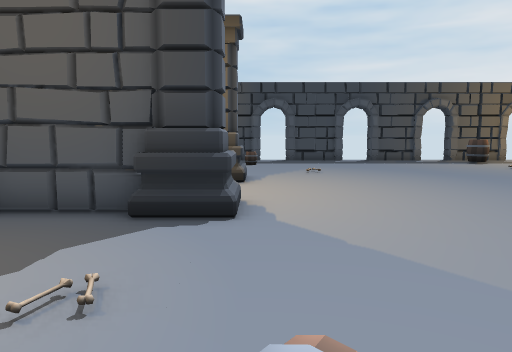
View 1 (above)

18 first-person views from a walk through a scene from a Unity 3-D project. The camera is 1.3 m above the floor, tilts 6° down and sees 70° across. The floor is counted in squares, 1 m on a side. Each view is taken from the middle of a square. On the plan, view 1 faces up. The plan holds only what a view shows up to about 15 squares ahead; the rest is blank. The place goes on beyond the plan. The player is left out. Some animated figures are left out. Door leaves are left out, so doorways stand open.

View 2
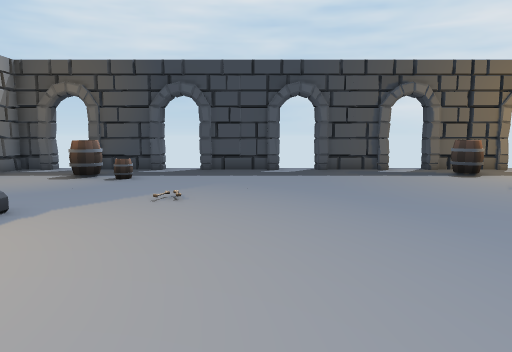

View 3
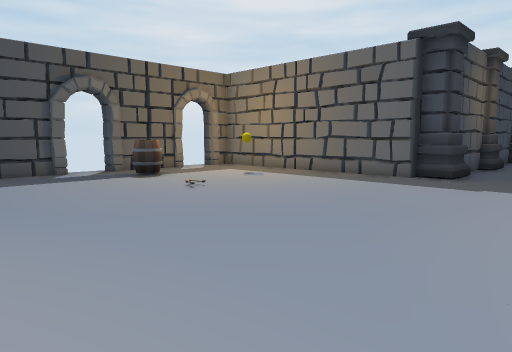

View 4
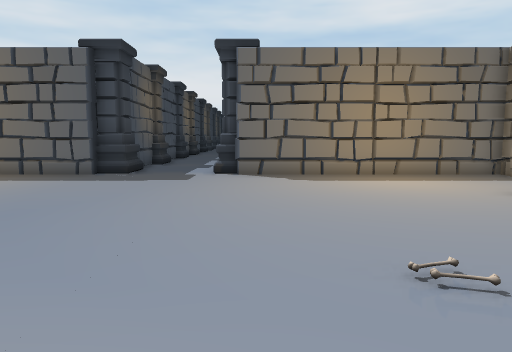

View 5
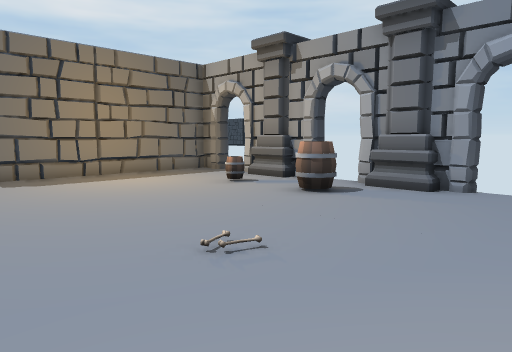

View 6
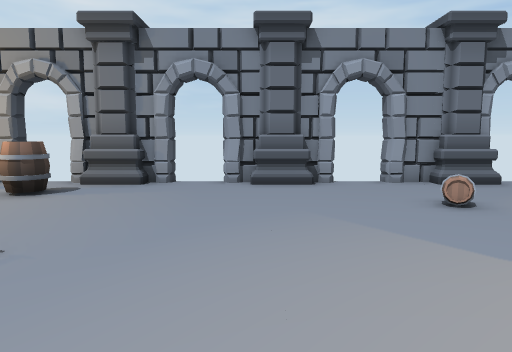

View 7
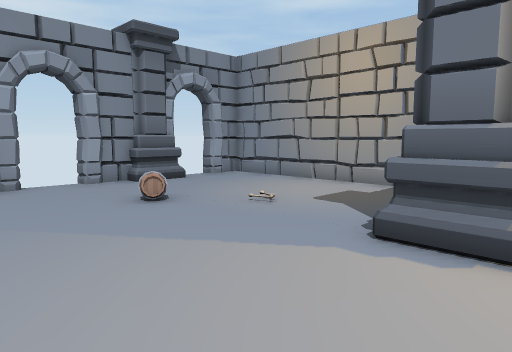

View 8
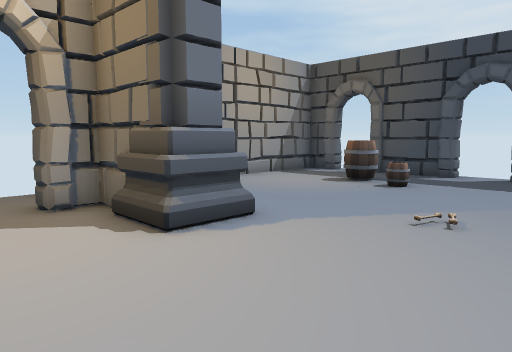

View 9
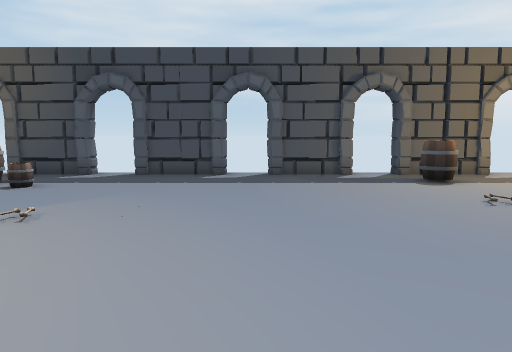

View 10
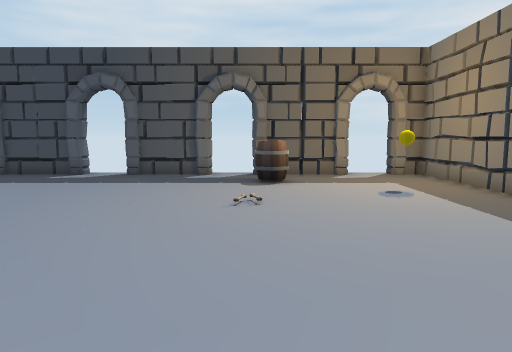

View 11
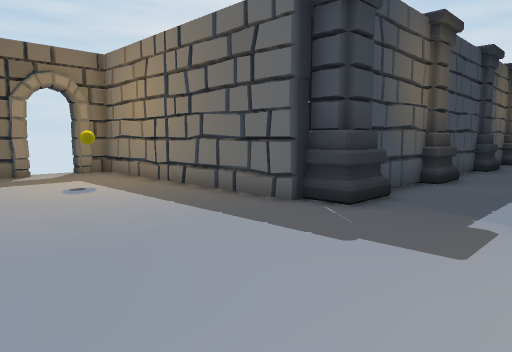

View 12
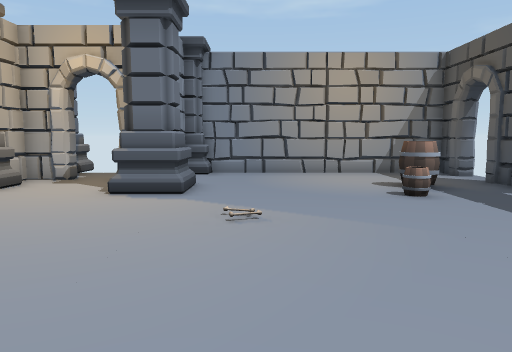

View 13
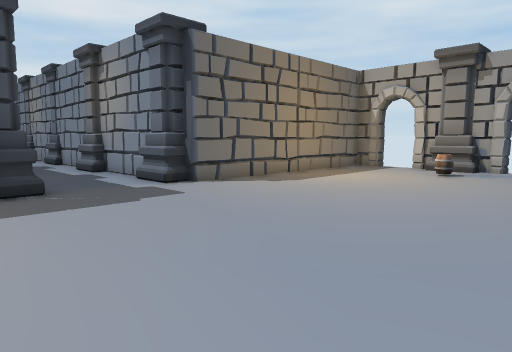

View 14
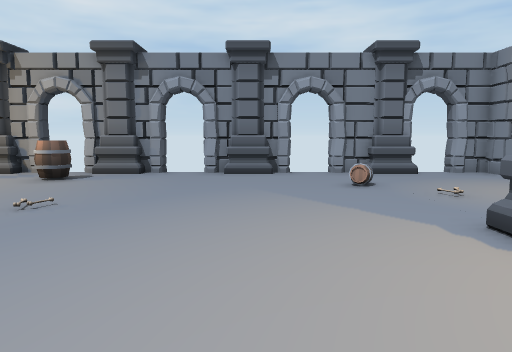

View 15
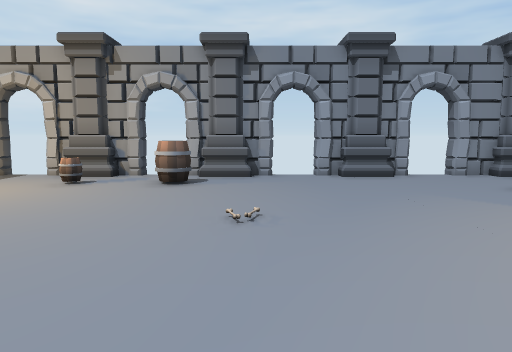

View 16
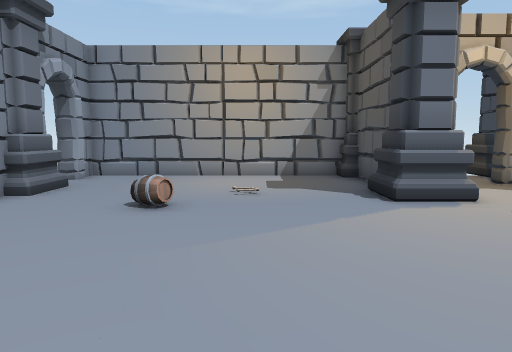

View 17
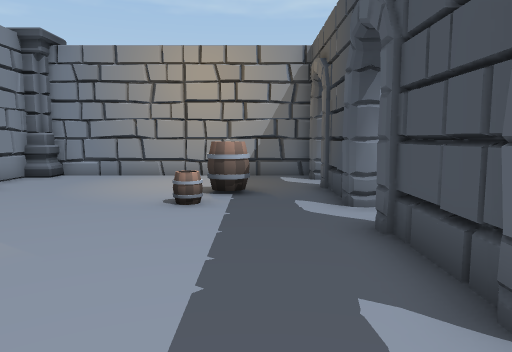

View 18
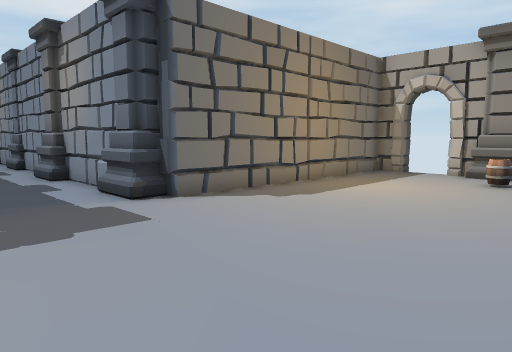

### Floor plan
Points are (right, up) in squares from view 1. A wall is a line through its corners. A room is listed if a view was taken in it or the views show most of it. See-through windows are left out.
Room 1 (views 1, 2, 3, 4, 5, 6, 7, 8, 9, 10, 11, 12, 13, 14, 15, 16, 17, 18)
walls: (-1.4, 10.8) (-3.1, 10.8) (-3.1, 9.8); (-2.4, 6.3) (-4.5, 6.3); (-3.1, 8.4) (-3.1, 7) (-2, 7); (-5.1, 11.5) (-3.6, 11.5); (6.5, -2.6) (9.4, -2.6); (17.4, 11.7) (16.8, 11.7) (16.8, 20.9) (15.7, 20.9); (4.9, 20.8) (1.7, 20.8); (-5.6, 6.1) (-5.6, -2.6) (-4.2, -2.6); (1.8, -2.6) (4.9, -2.6); (9.4, 20.9) (6.5, 20.8); (18.4, 7.2) (22.3, 7.2); (10.9, -2.6) (11.5, -2.6); (0.2, -2.6) (0.3, -2.9); (0.2, 20.8) (-2.8, 20.8); (13.4, -2.6) (14.3, -2.6); (13.8, -2.9) (13.7, -2.4); (-2.5, -2.6) (0.3, -2.6); (14.2, 20.9) (10.9, 20.9); (15.8, -2.6) (16.8, -2.6) (16.8, 6.6); (-4.2, 20.8) (-5.6, 20.8) (-5.6, 12.5); (-4.2, 21.1) (-4.3, 20.8); (22, 11) (18.6, 11)
ways out: open door at (-3.5, -3); open door at (-3.5, 21); open door at (-3, 9.5); open door at (0.5, 21); open door at (1, -3); open door at (5.5, -3); open door at (5.5, 21); open door at (10.5, -3); open door at (10.5, 21); open door at (14.5, 21); open door at (15, -3)
objects: other object (-6, 11) to (-5, 12); other object (-5, 6); other object (-2, -3) to (-2, -2); other object (-2, 6) to (-1, 7); other object (-2, 11) to (-1, 12); other object (-2, 18) to (-1, 19); other object (0, 1); other object (0, 18); other object (3, -3) to (4, -2); other object (8, -3) to (8, -2); other object (9, -1) to (10, 0); other object (11, 19) to (12, 19); other object (12, -3) to (13, -2); other object (12, 0); other object (17, 6) to (19, 7); other object (17, 11) to (19, 12)

Positions as (right, up) in squares from view 1, and headings:
1: (0, 0), facing up
2: (4, 6), facing up
3: (5, 7), facing up-right
4: (4, 6), facing right
5: (4, 7), facing down-right
6: (4, 8), facing down
7: (4, 8), facing down-left
8: (4, 8), facing up-left
9: (6, 8), facing up
10: (11, 8), facing up
11: (11, 7), facing up-right
12: (8, 14), facing left
13: (8, 13), facing down-right
14: (3, 11), facing down
15: (7, 10), facing down
16: (7, 3), facing left
17: (7, 19), facing left
18: (10, 11), facing down-right
